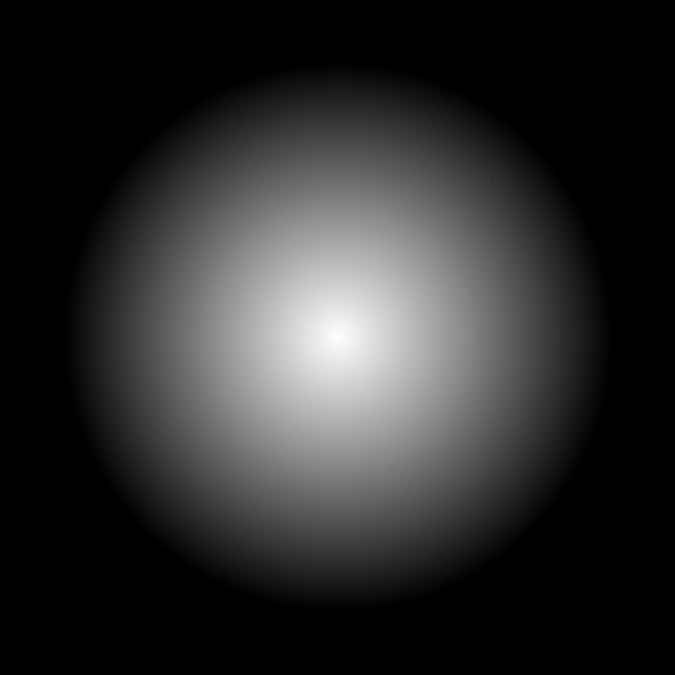
#> input picture 5/original_images/pic.1.tif, 675 x 675 px, found by its file name; its folder holds 4 pictures in this run
$ python main.py
#> lines starting #> are read from the running program, lines starting #| are printed output that depends on the picture; pictures that were not available may be replaced by others from this repository, and a replacement may not be noted
### 5/my_general_purpose_functions.py
import cv2
import matplotlib.pyplot as plt


# [11 lines left out: function show_images, not called in this run]


def get_gray_image(kernal_path, image_name):
#> called with image_name = 'pic.1.tif'
    original_image = cv2.imread(f'{kernal_path}{image_name}')
#> original_image is the input picture: shape (675, 675, 3); min 0, max 255, mean 43.9
    return cv2.cvtColor(original_image, cv2.COLOR_RGB2GRAY)

### 5/main.py
import os
import cv2
import numpy as np
import my_task_functions as mtf
import my_general_purpose_functions as mgpf
from skimage import segmentation, measure, feature
import graythresh
from scipy.ndimage import distance_transform_edt


os.system('cls')

kernal_path = 'C:/Users/bimee/OneDrive/computer vision/5/original_images/'

original_image_1 = mgpf.get_gray_image(kernal_path, 'pic.1.tif')
original_image_2 = mgpf.get_gray_image(kernal_path, 'pic.2.tif')
original_image_3 = mgpf.get_gray_image(kernal_path, 'pic.3.tif')
#> call 3 of get_gray_image, with image_name = 'pic.3.tif'
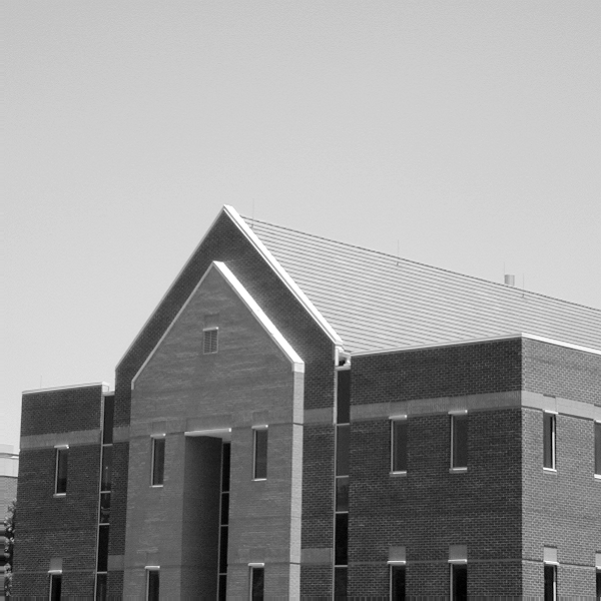
#> input picture 5/original_images/pic.3.tif, 601 x 601 px, found by its file name
#> in get_gray_image, original_image is the input picture: shape (601, 601, 3); min 0, max 255, mean 152.8
original_image_4 = mgpf.get_gray_image(kernal_path, 'pic.4.tif')
#> call 4 of get_gray_image, with image_name = 'pic.4.tif'
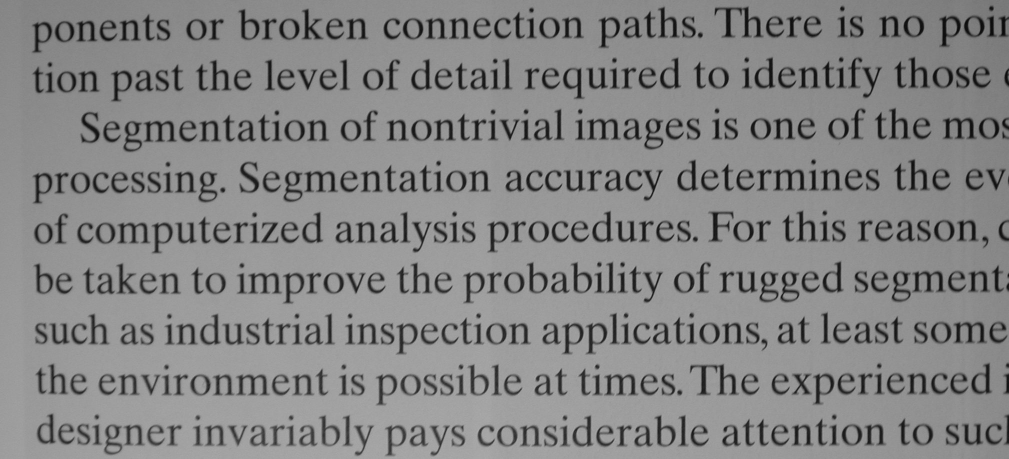
#> input picture 5/original_images/pic.4.tif, 2018 x 918 px, found by its file name (shown at 1/2 size)
#> in get_gray_image, original_image is the input picture: shape (918, 2018, 3); min 5, max 180, mean 133.2
original_image_5 = mgpf.get_gray_image(kernal_path, 'pic.5.tif')
original_image_6 = mgpf.get_gray_image(kernal_path, 'pic.6.tif')
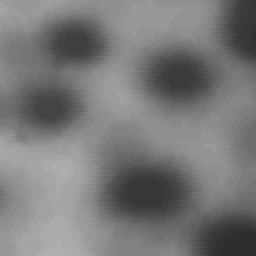
#> input picture 5/original_images/pic.6.tif, 128 x 128 px, found by its file name (shown 2 times larger)
#> in get_gray_image, original_image is the input picture: shape (128, 128, 3); min 46, max 174, mean 120
original_image_7 = mgpf.get_gray_image(kernal_path, 'pic.7.tif')
#> (the run stopped early here; a loop or call above may not have finished)
